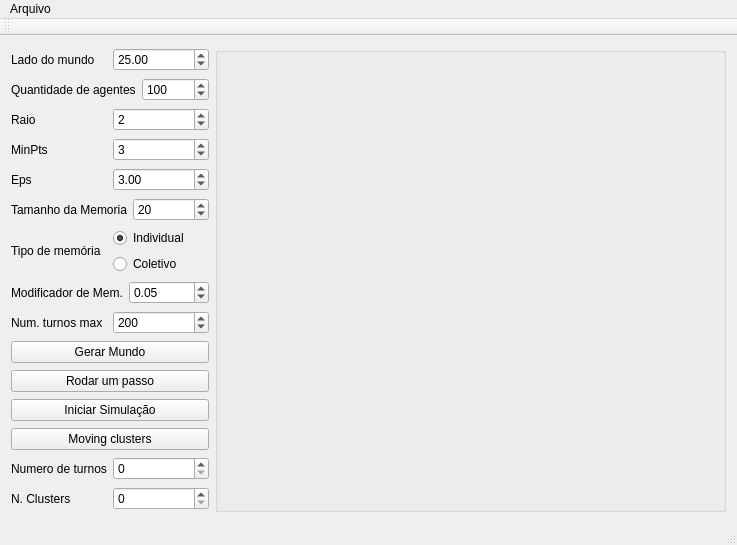
<?xml version="1.0" encoding="UTF-8"?>
<ui version="4.0">
 <class>MainWindow</class>
 <widget class="QMainWindow" name="MainWindow">
  <property name="geometry">
   <rect>
    <x>0</x>
    <y>0</y>
    <width>737</width>
    <height>545</height>
   </rect>
  </property>
  <property name="windowTitle">
   <string>Socrats</string>
  </property>
  <widget class="QWidget" name="centralWidget">
   <layout class="QHBoxLayout" name="horizontalLayout_12">
    <item>
     <layout class="QHBoxLayout" name="horizontalLayout_8">
      <item>
       <layout class="QVBoxLayout" name="verticalLayout_3">
        <item>
         <layout class="QHBoxLayout" name="horizontalLayout">
          <item>
           <widget class="QLabel" name="label">
            <property name="text">
             <string>Lado do mundo</string>
            </property>
           </widget>
          </item>
          <item>
           <widget class="QDoubleSpinBox" name="doubleSpinBoxX">
            <property name="maximum">
             <double>999999999.000000000000000</double>
            </property>
            <property name="value">
             <double>25.000000000000000</double>
            </property>
           </widget>
          </item>
         </layout>
        </item>
        <item>
         <layout class="QHBoxLayout" name="horizontalLayout_2">
          <item>
           <widget class="QLabel" name="label_2">
            <property name="text">
             <string>Quantidade de agentes</string>
            </property>
           </widget>
          </item>
          <item>
           <widget class="QSpinBox" name="spinBox_N_agentes">
            <property name="maximum">
             <number>999999999</number>
            </property>
            <property name="value">
             <number>100</number>
            </property>
           </widget>
          </item>
         </layout>
        </item>
        <item>
         <layout class="QHBoxLayout" name="horizontalLayout_3">
          <item>
           <widget class="QLabel" name="label_6">
            <property name="text">
             <string>Raio</string>
            </property>
           </widget>
          </item>
          <item>
           <widget class="QSpinBox" name="spinBoxRaio">
            <property name="value">
             <number>2</number>
            </property>
           </widget>
          </item>
         </layout>
        </item>
        <item>
         <layout class="QHBoxLayout" name="horizontalLayout_9">
          <item>
           <widget class="QLabel" name="label_8">
            <property name="text">
             <string>MinPts</string>
            </property>
           </widget>
          </item>
          <item>
           <widget class="QSpinBox" name="spinBoxMinPts">
            <property name="value">
             <number>3</number>
            </property>
           </widget>
          </item>
         </layout>
        </item>
        <item>
         <layout class="QHBoxLayout" name="horizontalLayout_10">
          <item>
           <widget class="QLabel" name="label_9">
            <property name="text">
             <string>Eps</string>
            </property>
           </widget>
          </item>
          <item>
           <widget class="QDoubleSpinBox" name="doubleSpinBoxEps">
            <property name="value">
             <double>3.000000000000000</double>
            </property>
           </widget>
          </item>
         </layout>
        </item>
        <item>
         <layout class="QHBoxLayout" name="horizontalLayout_4">
          <item>
           <widget class="QLabel" name="label_3">
            <property name="text">
             <string>Tamanho da Memoria</string>
            </property>
           </widget>
          </item>
          <item>
           <widget class="QSpinBox" name="spinBox_MemLength">
            <property name="maximum">
             <number>999999</number>
            </property>
            <property name="value">
             <number>20</number>
            </property>
           </widget>
          </item>
         </layout>
        </item>
        <item>
         <layout class="QHBoxLayout" name="horizontalLayout_6">
          <item>
           <widget class="QLabel" name="label_5">
            <property name="text">
             <string>Tipo de memória</string>
            </property>
           </widget>
          </item>
          <item>
           <layout class="QVBoxLayout" name="verticalLayout">
            <item>
             <widget class="QRadioButton" name="radioButtonIndividual">
              <property name="text">
               <string>Individual</string>
              </property>
              <property name="checked">
               <bool>true</bool>
              </property>
              <attribute name="buttonGroup">
               <string notr="true">buttonGroupMemType</string>
              </attribute>
             </widget>
            </item>
            <item>
             <widget class="QRadioButton" name="radioButtonGrupal">
              <property name="text">
               <string>Coletivo</string>
              </property>
              <property name="checked">
               <bool>false</bool>
              </property>
              <attribute name="buttonGroup">
               <string notr="true">buttonGroupMemType</string>
              </attribute>
             </widget>
            </item>
           </layout>
          </item>
         </layout>
        </item>
        <item>
         <layout class="QHBoxLayout" name="horizontalLayout_13">
          <item>
           <widget class="QLabel" name="label_7">
            <property name="text">
             <string>Modificador de Mem.</string>
            </property>
           </widget>
          </item>
          <item>
           <widget class="QDoubleSpinBox" name="doubleSpinBoxMemMod">
            <property name="singleStep">
             <double>0.010000000000000</double>
            </property>
            <property name="value">
             <double>0.050000000000000</double>
            </property>
           </widget>
          </item>
         </layout>
        </item>
        <item>
         <layout class="QHBoxLayout" name="horizontalLayout_14">
          <item>
           <widget class="QLabel" name="label_11">
            <property name="text">
             <string>Num. turnos max</string>
            </property>
           </widget>
          </item>
          <item>
           <widget class="QSpinBox" name="spinBoxNturns">
            <property name="maximum">
             <number>9999</number>
            </property>
            <property name="value">
             <number>200</number>
            </property>
           </widget>
          </item>
         </layout>
        </item>
        <item>
         <widget class="QPushButton" name="pushButtonGeraMundo">
          <property name="text">
           <string>Gerar Mundo</string>
          </property>
         </widget>
        </item>
        <item>
         <widget class="QPushButton" name="pushButtonRodaUm">
          <property name="text">
           <string>Rodar um passo</string>
          </property>
         </widget>
        </item>
        <item>
         <widget class="QPushButton" name="pushButtonRodaIniciar">
          <property name="text">
           <string>Iniciar Simulação</string>
          </property>
         </widget>
        </item>
        <item>
         <widget class="QPushButton" name="pushButtonMov_Clust">
          <property name="text">
           <string>Moving clusters</string>
          </property>
         </widget>
        </item>
        <item>
         <layout class="QHBoxLayout" name="horizontalLayout_5">
          <item>
           <widget class="QLabel" name="label_4">
            <property name="text">
             <string>Numero de turnos</string>
            </property>
           </widget>
          </item>
          <item>
           <widget class="QSpinBox" name="spinBoxContaTurnos">
            <property name="maximum">
             <number>999999999</number>
            </property>
           </widget>
          </item>
         </layout>
        </item>
        <item>
         <layout class="QHBoxLayout" name="horizontalLayout_11">
          <item>
           <widget class="QLabel" name="label_10">
            <property name="text">
             <string>N. Clusters</string>
            </property>
           </widget>
          </item>
          <item>
           <widget class="QSpinBox" name="spinBoxClusters"/>
          </item>
         </layout>
        </item>
       </layout>
      </item>
      <item>
       <widget class="QGroupBox" name="groupBox">
        <property name="palette">
         <palette>
          <active>
           <colorrole role="WindowText">
            <brush brushstyle="SolidPattern">
             <color alpha="255">
              <red>0</red>
              <green>0</green>
              <blue>0</blue>
             </color>
            </brush>
           </colorrole>
           <colorrole role="Button">
            <brush brushstyle="SolidPattern">
             <color alpha="255">
              <red>0</red>
              <green>170</green>
              <blue>0</blue>
             </color>
            </brush>
           </colorrole>
           <colorrole role="Light">
            <brush brushstyle="SolidPattern">
             <color alpha="255">
              <red>0</red>
              <green>255</green>
              <blue>0</blue>
             </color>
            </brush>
           </colorrole>
           <colorrole role="Midlight">
            <brush brushstyle="SolidPattern">
             <color alpha="255">
              <red>0</red>
              <green>212</green>
              <blue>0</blue>
             </color>
            </brush>
           </colorrole>
           <colorrole role="Dark">
            <brush brushstyle="SolidPattern">
             <color alpha="255">
              <red>0</red>
              <green>85</green>
              <blue>0</blue>
             </color>
            </brush>
           </colorrole>
           <colorrole role="Mid">
            <brush brushstyle="SolidPattern">
             <color alpha="255">
              <red>0</red>
              <green>113</green>
              <blue>0</blue>
             </color>
            </brush>
           </colorrole>
           <colorrole role="Text">
            <brush brushstyle="SolidPattern">
             <color alpha="255">
              <red>0</red>
              <green>0</green>
              <blue>0</blue>
             </color>
            </brush>
           </colorrole>
           <colorrole role="BrightText">
            <brush brushstyle="SolidPattern">
             <color alpha="255">
              <red>255</red>
              <green>255</green>
              <blue>255</blue>
             </color>
            </brush>
           </colorrole>
           <colorrole role="ButtonText">
            <brush brushstyle="SolidPattern">
             <color alpha="255">
              <red>0</red>
              <green>0</green>
              <blue>0</blue>
             </color>
            </brush>
           </colorrole>
           <colorrole role="Base">
            <brush brushstyle="SolidPattern">
             <color alpha="255">
              <red>0</red>
              <green>255</green>
              <blue>127</blue>
             </color>
            </brush>
           </colorrole>
           <colorrole role="Window">
            <brush brushstyle="SolidPattern">
             <color alpha="255">
              <red>0</red>
              <green>170</green>
              <blue>0</blue>
             </color>
            </brush>
           </colorrole>
           <colorrole role="Shadow">
            <brush brushstyle="SolidPattern">
             <color alpha="255">
              <red>0</red>
              <green>0</green>
              <blue>0</blue>
             </color>
            </brush>
           </colorrole>
           <colorrole role="AlternateBase">
            <brush brushstyle="SolidPattern">
             <color alpha="255">
              <red>127</red>
              <green>212</green>
              <blue>127</blue>
             </color>
            </brush>
           </colorrole>
           <colorrole role="ToolTipBase">
            <brush brushstyle="SolidPattern">
             <color alpha="255">
              <red>255</red>
              <green>255</green>
              <blue>220</blue>
             </color>
            </brush>
           </colorrole>
           <colorrole role="ToolTipText">
            <brush brushstyle="SolidPattern">
             <color alpha="255">
              <red>0</red>
              <green>0</green>
              <blue>0</blue>
             </color>
            </brush>
           </colorrole>
          </active>
          <inactive>
           <colorrole role="WindowText">
            <brush brushstyle="SolidPattern">
             <color alpha="255">
              <red>0</red>
              <green>0</green>
              <blue>0</blue>
             </color>
            </brush>
           </colorrole>
           <colorrole role="Button">
            <brush brushstyle="SolidPattern">
             <color alpha="255">
              <red>0</red>
              <green>170</green>
              <blue>0</blue>
             </color>
            </brush>
           </colorrole>
           <colorrole role="Light">
            <brush brushstyle="SolidPattern">
             <color alpha="255">
              <red>0</red>
              <green>255</green>
              <blue>0</blue>
             </color>
            </brush>
           </colorrole>
           <colorrole role="Midlight">
            <brush brushstyle="SolidPattern">
             <color alpha="255">
              <red>0</red>
              <green>212</green>
              <blue>0</blue>
             </color>
            </brush>
           </colorrole>
           <colorrole role="Dark">
            <brush brushstyle="SolidPattern">
             <color alpha="255">
              <red>0</red>
              <green>85</green>
              <blue>0</blue>
             </color>
            </brush>
           </colorrole>
           <colorrole role="Mid">
            <brush brushstyle="SolidPattern">
             <color alpha="255">
              <red>0</red>
              <green>113</green>
              <blue>0</blue>
             </color>
            </brush>
           </colorrole>
           <colorrole role="Text">
            <brush brushstyle="SolidPattern">
             <color alpha="255">
              <red>0</red>
              <green>0</green>
              <blue>0</blue>
             </color>
            </brush>
           </colorrole>
           <colorrole role="BrightText">
            <brush brushstyle="SolidPattern">
             <color alpha="255">
              <red>255</red>
              <green>255</green>
              <blue>255</blue>
             </color>
            </brush>
           </colorrole>
           <colorrole role="ButtonText">
            <brush brushstyle="SolidPattern">
             <color alpha="255">
              <red>0</red>
              <green>0</green>
              <blue>0</blue>
             </color>
            </brush>
           </colorrole>
           <colorrole role="Base">
            <brush brushstyle="SolidPattern">
             <color alpha="255">
              <red>0</red>
              <green>255</green>
              <blue>127</blue>
             </color>
            </brush>
           </colorrole>
           <colorrole role="Window">
            <brush brushstyle="SolidPattern">
             <color alpha="255">
              <red>0</red>
              <green>170</green>
              <blue>0</blue>
             </color>
            </brush>
           </colorrole>
           <colorrole role="Shadow">
            <brush brushstyle="SolidPattern">
             <color alpha="255">
              <red>0</red>
              <green>0</green>
              <blue>0</blue>
             </color>
            </brush>
           </colorrole>
           <colorrole role="AlternateBase">
            <brush brushstyle="SolidPattern">
             <color alpha="255">
              <red>127</red>
              <green>212</green>
              <blue>127</blue>
             </color>
            </brush>
           </colorrole>
           <colorrole role="ToolTipBase">
            <brush brushstyle="SolidPattern">
             <color alpha="255">
              <red>255</red>
              <green>255</green>
              <blue>220</blue>
             </color>
            </brush>
           </colorrole>
           <colorrole role="ToolTipText">
            <brush brushstyle="SolidPattern">
             <color alpha="255">
              <red>0</red>
              <green>0</green>
              <blue>0</blue>
             </color>
            </brush>
           </colorrole>
          </inactive>
          <disabled>
           <colorrole role="WindowText">
            <brush brushstyle="SolidPattern">
             <color alpha="255">
              <red>0</red>
              <green>85</green>
              <blue>0</blue>
             </color>
            </brush>
           </colorrole>
           <colorrole role="Button">
            <brush brushstyle="SolidPattern">
             <color alpha="255">
              <red>0</red>
              <green>170</green>
              <blue>0</blue>
             </color>
            </brush>
           </colorrole>
           <colorrole role="Light">
            <brush brushstyle="SolidPattern">
             <color alpha="255">
              <red>0</red>
              <green>255</green>
              <blue>0</blue>
             </color>
            </brush>
           </colorrole>
           <colorrole role="Midlight">
            <brush brushstyle="SolidPattern">
             <color alpha="255">
              <red>0</red>
              <green>212</green>
              <blue>0</blue>
             </color>
            </brush>
           </colorrole>
           <colorrole role="Dark">
            <brush brushstyle="SolidPattern">
             <color alpha="255">
              <red>0</red>
              <green>85</green>
              <blue>0</blue>
             </color>
            </brush>
           </colorrole>
           <colorrole role="Mid">
            <brush brushstyle="SolidPattern">
             <color alpha="255">
              <red>0</red>
              <green>113</green>
              <blue>0</blue>
             </color>
            </brush>
           </colorrole>
           <colorrole role="Text">
            <brush brushstyle="SolidPattern">
             <color alpha="255">
              <red>0</red>
              <green>85</green>
              <blue>0</blue>
             </color>
            </brush>
           </colorrole>
           <colorrole role="BrightText">
            <brush brushstyle="SolidPattern">
             <color alpha="255">
              <red>255</red>
              <green>255</green>
              <blue>255</blue>
             </color>
            </brush>
           </colorrole>
           <colorrole role="ButtonText">
            <brush brushstyle="SolidPattern">
             <color alpha="255">
              <red>0</red>
              <green>85</green>
              <blue>0</blue>
             </color>
            </brush>
           </colorrole>
           <colorrole role="Base">
            <brush brushstyle="SolidPattern">
             <color alpha="255">
              <red>0</red>
              <green>170</green>
              <blue>0</blue>
             </color>
            </brush>
           </colorrole>
           <colorrole role="Window">
            <brush brushstyle="SolidPattern">
             <color alpha="255">
              <red>0</red>
              <green>170</green>
              <blue>0</blue>
             </color>
            </brush>
           </colorrole>
           <colorrole role="Shadow">
            <brush brushstyle="SolidPattern">
             <color alpha="255">
              <red>0</red>
              <green>0</green>
              <blue>0</blue>
             </color>
            </brush>
           </colorrole>
           <colorrole role="AlternateBase">
            <brush brushstyle="SolidPattern">
             <color alpha="255">
              <red>0</red>
              <green>170</green>
              <blue>0</blue>
             </color>
            </brush>
           </colorrole>
           <colorrole role="ToolTipBase">
            <brush brushstyle="SolidPattern">
             <color alpha="255">
              <red>255</red>
              <green>255</green>
              <blue>220</blue>
             </color>
            </brush>
           </colorrole>
           <colorrole role="ToolTipText">
            <brush brushstyle="SolidPattern">
             <color alpha="255">
              <red>0</red>
              <green>0</green>
              <blue>0</blue>
             </color>
            </brush>
           </colorrole>
          </disabled>
         </palette>
        </property>
        <property name="autoFillBackground">
         <bool>false</bool>
        </property>
        <property name="title">
         <string/>
        </property>
        <layout class="QHBoxLayout" name="horizontalLayout_7">
         <item>
          <spacer name="horizontalSpacer">
           <property name="orientation">
            <enum>Qt::Horizontal</enum>
           </property>
           <property name="sizeHint" stdset="0">
            <size>
             <width>510</width>
             <height>20</height>
            </size>
           </property>
          </spacer>
         </item>
         <item>
          <spacer name="verticalSpacer_2">
           <property name="orientation">
            <enum>Qt::Vertical</enum>
           </property>
           <property name="sizeHint" stdset="0">
            <size>
             <width>20</width>
             <height>377</height>
            </size>
           </property>
          </spacer>
         </item>
        </layout>
       </widget>
      </item>
     </layout>
    </item>
   </layout>
  </widget>
  <widget class="QMenuBar" name="menuBar">
   <property name="geometry">
    <rect>
     <x>0</x>
     <y>0</y>
     <width>737</width>
     <height>21</height>
    </rect>
   </property>
   <widget class="QMenu" name="menuArquivo">
    <property name="title">
     <string>Arquivo</string>
    </property>
    <addaction name="actionCarregar_estado"/>
    <addaction name="actionSalvar_estado"/>
   </widget>
   <addaction name="menuArquivo"/>
  </widget>
  <widget class="QToolBar" name="mainToolBar">
   <attribute name="toolBarArea">
    <enum>TopToolBarArea</enum>
   </attribute>
   <attribute name="toolBarBreak">
    <bool>false</bool>
   </attribute>
  </widget>
  <widget class="QStatusBar" name="statusBar"/>
  <action name="actionCarregar_estado">
   <property name="text">
    <string>Carregar estado</string>
   </property>
  </action>
  <action name="actionSalvar_estado">
   <property name="text">
    <string>Salvar estado</string>
   </property>
  </action>
 </widget>
 <layoutdefault spacing="6" margin="11"/>
 <resources/>
 <connections/>
 <buttongroups>
  <buttongroup name="buttonGroupMemType"/>
 </buttongroups>
</ui>
